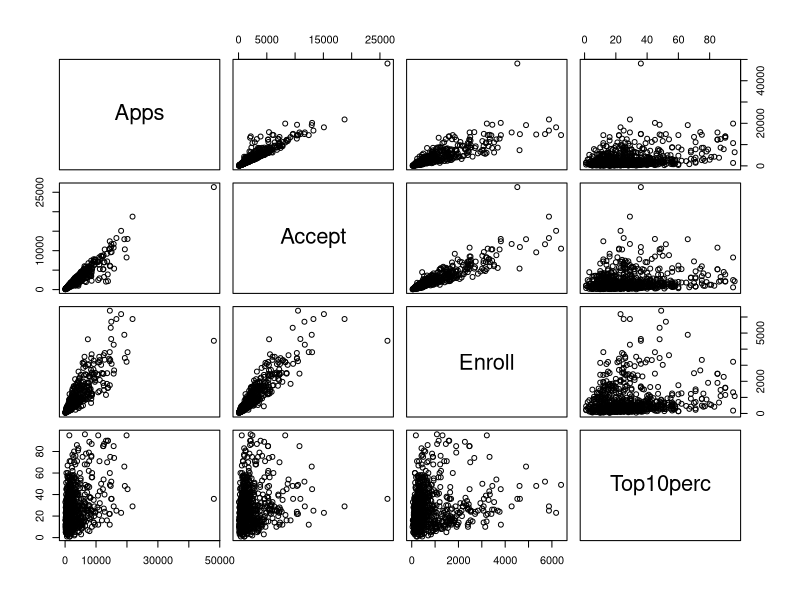

Write the R code that produced this figure.
library(readr)
#college <- read_csv("college.csv")

college <- read.csv("college.csv",header = T)              
# File name or full path of the file
# Whether to read the header or not
#sep = ",",            # Separator of the values
#quote = "\"",         # Quoting character
#dec = ".",            # Decimal point
#fill = TRUE,          # Whether to fill blacks or not
#comment.char = "",    # Character of the comments or empty string 
#encoding = "unknown", # Encoding of the file
#...
# )   


#View(college)
View(college)
pairs(college[,2:5])

# aing new column to the table 
# Default value No, 
elite <- rep("No", nrow(college))
college <- data.frame(college,elite)
View(college)

